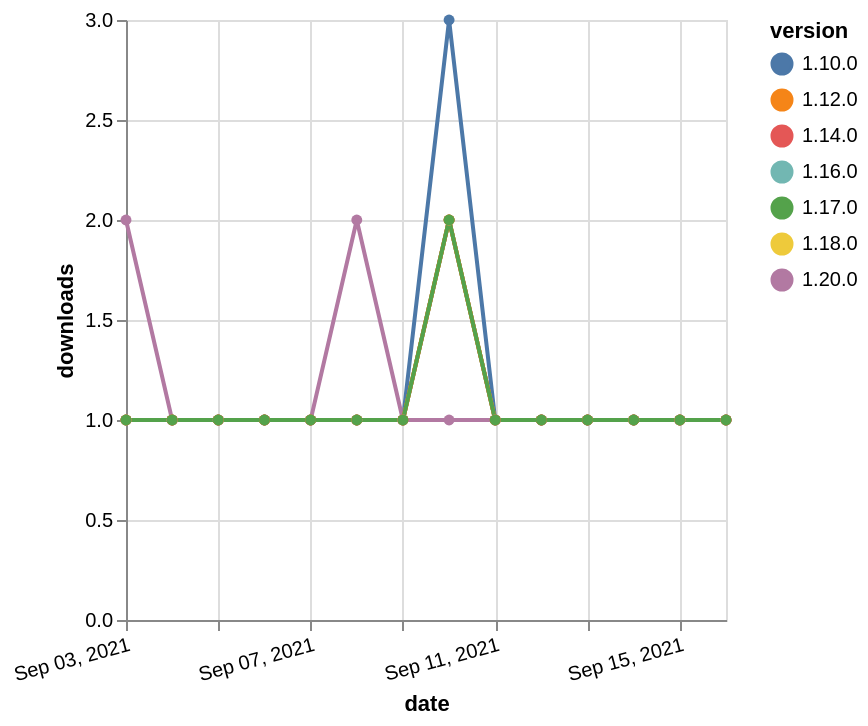

Vega-Lite specification for this chart:
### Vega-Lite specification from a JSON file in a GitHub repository (floating-point values rounded to 4 significant figures)
{"$schema": "https://vega.github.io/schema/vega-lite/v5.json", "description": "A simple bar chart with embedded data.", "data": {"values": [{"date": "2021-09-03", "total": 161, "delta": 1, "version": "1.18.0"}, {"date": "2021-09-04", "total": 162, "delta": 1, "version": "1.18.0"}, {"date": "2021-09-05", "total": 163, "delta": 1, "version": "1.18.0"}, {"date": "2021-09-06", "total": 164, "delta": 1, "version": "1.18.0"}, {"date": "2021-09-07", "total": 165, "delta": 1, "version": "1.18.0"}, {"date": "2021-09-08", "total": 166, "delta": 1, "version": "1.18.0"}, {"date": "2021-09-09", "total": 167, "delta": 1, "version": "1.18.0"}, {"date": "2021-09-10", "total": 169, "delta": 2, "version": "1.18.0"}, {"date": "2021-09-11", "total": 170, "delta": 1, "version": "1.18.0"}, {"date": "2021-09-12", "total": 171, "delta": 1, "version": "1.18.0"}, {"date": "2021-09-13", "total": 172, "delta": 1, "version": "1.18.0"}, {"date": "2021-09-14", "total": 173, "delta": 1, "version": "1.18.0"}, {"date": "2021-09-15", "total": 174, "delta": 1, "version": "1.18.0"}, {"date": "2021-09-16", "total": 175, "delta": 1, "version": "1.18.0"}, {"date": "2021-09-03", "total": 343, "delta": 1, "version": "1.10.0"}, {"date": "2021-09-04", "total": 344, "delta": 1, "version": "1.10.0"}, {"date": "2021-09-05", "total": 345, "delta": 1, "version": "1.10.0"}, {"date": "2021-09-06", "total": 346, "delta": 1, "version": "1.10.0"}, {"date": "2021-09-07", "total": 347, "delta": 1, "version": "1.10.0"}, {"date": "2021-09-08", "total": 348, "delta": 1, "version": "1.10.0"}, {"date": "2021-09-09", "total": 349, "delta": 1, "version": "1.10.0"}, {"date": "2021-09-10", "total": 352, "delta": 3, "version": "1.10.0"}, {"date": "2021-09-11", "total": 353, "delta": 1, "version": "1.10.0"}, {"date": "2021-09-12", "total": 354, "delta": 1, "version": "1.10.0"}, {"date": "2021-09-13", "total": 355, "delta": 1, "version": "1.10.0"}, {"date": "2021-09-14", "total": 356, "delta": 1, "version": "1.10.0"}, {"date": "2021-09-15", "total": 357, "delta": 1, "version": "1.10.0"}, {"date": "2021-09-16", "total": 358, "delta": 1, "version": "1.10.0"}, {"date": "2021-09-03", "total": 113, "delta": 2, "version": "1.20.0"}, {"date": "2021-09-04", "total": 114, "delta": 1, "version": "1.20.0"}, {"date": "2021-09-05", "total": 115, "delta": 1, "version": "1.20.0"}, {"date": "2021-09-06", "total": 116, "delta": 1, "version": "1.20.0"}, {"date": "2021-09-07", "total": 117, "delta": 1, "version": "1.20.0"}, {"date": "2021-09-08", "total": 119, "delta": 2, "version": "1.20.0"}, {"date": "2021-09-09", "total": 120, "delta": 1, "version": "1.20.0"}, {"date": "2021-09-10", "total": 121, "delta": 1, "version": "1.20.0"}, {"date": "2021-09-11", "total": 122, "delta": 1, "version": "1.20.0"}, {"date": "2021-09-12", "total": 123, "delta": 1, "version": "1.20.0"}, {"date": "2021-09-13", "total": 124, "delta": 1, "version": "1.20.0"}, {"date": "2021-09-14", "total": 125, "delta": 1, "version": "1.20.0"}, {"date": "2021-09-15", "total": 126, "delta": 1, "version": "1.20.0"}, {"date": "2021-09-16", "total": 127, "delta": 1, "version": "1.20.0"}, {"date": "2021-09-03", "total": 142, "delta": 1, "version": "1.16.0"}, {"date": "2021-09-04", "total": 143, "delta": 1, "version": "1.16.0"}, {"date": "2021-09-05", "total": 144, "delta": 1, "version": "1.16.0"}, {"date": "2021-09-06", "total": 145, "delta": 1, "version": "1.16.0"}, {"date": "2021-09-07", "total": 146, "delta": 1, "version": "1.16.0"}, {"date": "2021-09-08", "total": 147, "delta": 1, "version": "1.16.0"}, {"date": "2021-09-09", "total": 148, "delta": 1, "version": "1.16.0"}, {"date": "2021-09-10", "total": 150, "delta": 2, "version": "1.16.0"}, {"date": "2021-09-11", "total": 151, "delta": 1, "version": "1.16.0"}, {"date": "2021-09-12", "total": 152, "delta": 1, "version": "1.16.0"}, {"date": "2021-09-13", "total": 153, "delta": 1, "version": "1.16.0"}, {"date": "2021-09-14", "total": 154, "delta": 1, "version": "1.16.0"}, {"date": "2021-09-15", "total": 155, "delta": 1, "version": "1.16.0"}, {"date": "2021-09-16", "total": 156, "delta": 1, "version": "1.16.0"}, {"date": "2021-09-03", "total": 166, "delta": 1, "version": "1.14.0"}, {"date": "2021-09-04", "total": 167, "delta": 1, "version": "1.14.0"}, {"date": "2021-09-05", "total": 168, "delta": 1, "version": "1.14.0"}, {"date": "2021-09-06", "total": 169, "delta": 1, "version": "1.14.0"}, {"date": "2021-09-07", "total": 170, "delta": 1, "version": "1.14.0"}, {"date": "2021-09-08", "total": 171, "delta": 1, "version": "1.14.0"}, {"date": "2021-09-09", "total": 172, "delta": 1, "version": "1.14.0"}, {"date": "2021-09-10", "total": 174, "delta": 2, "version": "1.14.0"}, {"date": "2021-09-11", "total": 175, "delta": 1, "version": "1.14.0"}, {"date": "2021-09-12", "total": 176, "delta": 1, "version": "1.14.0"}, {"date": "2021-09-13", "total": 177, "delta": 1, "version": "1.14.0"}, {"date": "2021-09-14", "total": 178, "delta": 1, "version": "1.14.0"}, {"date": "2021-09-15", "total": 179, "delta": 1, "version": "1.14.0"}, {"date": "2021-09-16", "total": 180, "delta": 1, "version": "1.14.0"}, {"date": "2021-09-03", "total": 174, "delta": 1, "version": "1.12.0"}, {"date": "2021-09-04", "total": 175, "delta": 1, "version": "1.12.0"}, {"date": "2021-09-05", "total": 176, "delta": 1, "version": "1.12.0"}, {"date": "2021-09-06", "total": 177, "delta": 1, "version": "1.12.0"}, {"date": "2021-09-07", "total": 178, "delta": 1, "version": "1.12.0"}, {"date": "2021-09-08", "total": 179, "delta": 1, "version": "1.12.0"}, {"date": "2021-09-09", "total": 180, "delta": 1, "version": "1.12.0"}, {"date": "2021-09-10", "total": 182, "delta": 2, "version": "1.12.0"}, {"date": "2021-09-11", "total": 183, "delta": 1, "version": "1.12.0"}, {"date": "2021-09-12", "total": 184, "delta": 1, "version": "1.12.0"}, {"date": "2021-09-13", "total": 185, "delta": 1, "version": "1.12.0"}, {"date": "2021-09-14", "total": 186, "delta": 1, "version": "1.12.0"}, {"date": "2021-09-15", "total": 187, "delta": 1, "version": "1.12.0"}, {"date": "2021-09-16", "total": 188, "delta": 1, "version": "1.12.0"}, {"date": "2021-09-03", "total": 127, "delta": 1, "version": "1.17.0"}, {"date": "2021-09-04", "total": 128, "delta": 1, "version": "1.17.0"}, {"date": "2021-09-05", "total": 129, "delta": 1, "version": "1.17.0"}, {"date": "2021-09-06", "total": 130, "delta": 1, "version": "1.17.0"}, {"date": "2021-09-07", "total": 131, "delta": 1, "version": "1.17.0"}, {"date": "2021-09-08", "total": 132, "delta": 1, "version": "1.17.0"}, {"date": "2021-09-09", "total": 133, "delta": 1, "version": "1.17.0"}, {"date": "2021-09-10", "total": 135, "delta": 2, "version": "1.17.0"}, {"date": "2021-09-11", "total": 136, "delta": 1, "version": "1.17.0"}, {"date": "2021-09-12", "total": 137, "delta": 1, "version": "1.17.0"}, {"date": "2021-09-13", "total": 138, "delta": 1, "version": "1.17.0"}, {"date": "2021-09-14", "total": 139, "delta": 1, "version": "1.17.0"}, {"date": "2021-09-15", "total": 140, "delta": 1, "version": "1.17.0"}, {"date": "2021-09-16", "total": 141, "delta": 1, "version": "1.17.0"}]}, "width": "container", "mark": {"type": "line", "point": {"filled": true}}, "encoding": {"x": {"field": "date", "type": "temporal", "timeUnit": "yearmonthdate", "title": "date", "axis": {"labelAngle": -15}}, "y": {"field": "delta", "type": "quantitative", "title": "downloads"}, "color": {"field": "version", "type": "nominal"}, "tooltip": {"field": "delta"}}}
